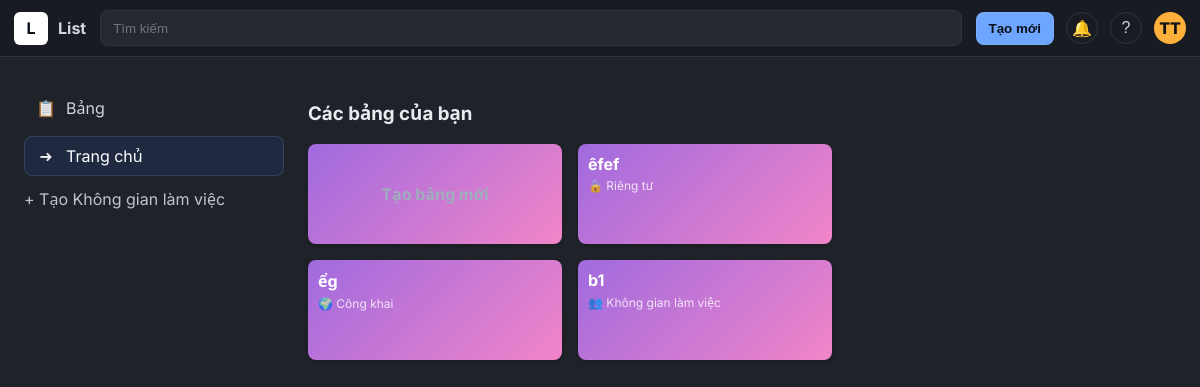
/boards/home_page (signed in), run on an earlier commit of the app's database.
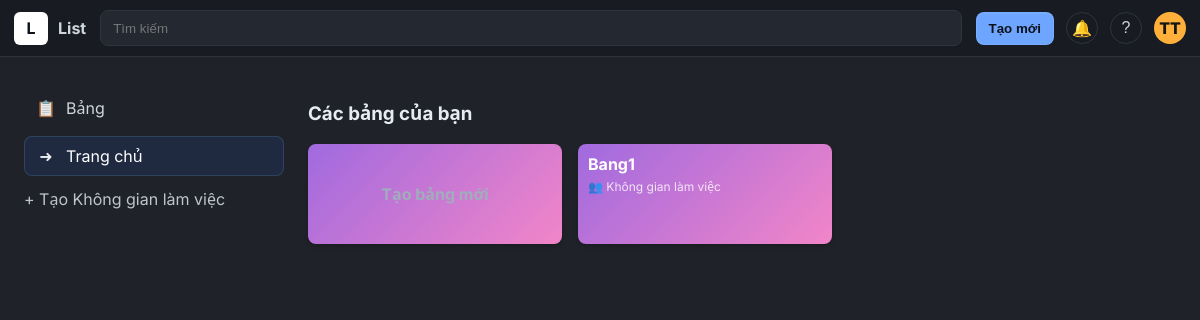
And on a later commit of the database.
### boards/models.py (models this page shows, shortened)
class Board(models.Model):
    name = models.CharField(max_length=50)
    VISIBILITY_CHOICES = [
        ('workspace', 'Không gian làm việc'),
        ('private', 'Riêng tư'),
        ('public', 'Công khai'),
    ]
    visibility = models.CharField(max_length=20, choices=VISIBILITY_CHOICES, default='workspace')
    description = models.TextField(max_length=200, blank=True, null=True)
    owner = models.ForeignKey(User, on_delete=models.CASCADE, related_name='owned_boards')
    created_at = models.DateTimeField(auto_now_add=True)
    share_token = models.UUIDField(default=uuid.uuid4, unique=True, editable=False)

### boards/views.py (the view)
# urls.py: path("home_page", views.home_page, name="home_page"),
@login_required(login_url='/login/')
def home_page(request):
    boards = Board.objects.filter(
        Q(owner=request.user) | Q(boardmember__user=request.user)
    ).distinct().order_by('-created_at')  # .distinct() giúp loại bỏ trùng lặp nếu lỡ bạn vừa là chủ vừa là thành viên
    show_intro = not request.session.get('intro_dismissed', False)
    context = {
        'boards': boards,
        'show_intro': show_intro,
    }
    return render(request, "boards/TrangChu.html", context)

### boards/templates/boards/TrangChu.html (shortened to what this page needs)
{% load static %}
<!doctype html>
<html lang="vi">
<head>
</head>
<body>
<header class="topbar">
    <div class="brand">
        <div class="logo">L</div>
        <span>List</span>
    </div>
    <div class="search">
        <input placeholder="Tìm kiếm" aria-label="Tìm kiếm">
    </div>
    <div class="top-actions">
        <button id="openModalBtn" class="btn">Tạo mới</button>
        <button class="icon-btn" title="Thông báo">🔔</button>
        <button class="icon-btn" title="Trợ giúp">?</button>
               <div class="account-wrap">
            <div class="avatar" id="accountBtn">TT</div>
        </div>
    </div>
</header>
<div class="shell">
    <div class="container">
        <aside class="sidebar">
            <nav class="nav-group" aria-label="Chính">
                <a href="{% url 'home_page_Table' %}" class="nav-item"><span class="glyph">📋</span>Bảng</a>
                <a href="{% url 'home_page' %}" class="nav-item active"><span class="glyph">➜</span>Trang chủ</a>
            </nav>
            <div class="add-ws">+ Tạo Không gian làm việc</div>
        </aside>
<main class="main">
    {% if show_intro %}
        <section class="hero" aria-label="Giới thiệu">
            <div class="hero-illustration"></div>
            <h2>Tổ chức mọi thứ</h2>
            <p>Đặt tất cả mọi thứ ở một nơi và bắt đầu di chuyển mọi thứ về phía trước với
                bảng List đầu tiên của bạn!</p>
            <div class="cta">
                <button class="primary" id="createBoardHeroBtn">Tạo một bảng Không gian làm việc</button>
                <a href="{% url 'dismiss_intro' %}" style="cursor: pointer;">Đã hiểu! Bỏ qua điều này.</a>
            </div>
        </section>
    {% else %}
        <div class="board-section-content">
            <h3 style="color: #e7ecf0; margin-top: 0;">Các bảng của bạn</h3>
            <div class="board-grid">
                <div class="board-tile create-new-board" id="openModalCreate">
                    <span>Tạo bảng mới</span>
                </div>
                {% for board in boards %}
                    <a href="{% url 'board_detail' board.id %}" class="board-tile" style="background-color: #519839;">
                        <div class="board-tile-details">
                            <div class="board-tile-title">{{ board.name }}</div>
                            <div class="board-tile-sub">
                                {% if board.visibility == 'private' %}🔒 Riêng tư
                                {% elif board.visibility == 'public' %}🌍 Công khai
                                {% else %}👥 Không gian làm việc
                                {% endif %}
                            </div>
                        </div>
                    </a>
                {% endfor %}
            </div>
        </div>
    {% endif %}
</main>
   <form method="post" action="{% url 'create_board' %}">
</form>
</body>
</html>

What changed in the data, as far as the page shows it:
removed Board: name "êfef", visibility "🔒 Riêng tư"
removed Board: name "ểg", visibility "🌍 Công khai"
removed Board: name "b1", visibility "👥 Không gian làm việc"
added Board: name "Bang1", visibility "👥 Không gian làm việc"
